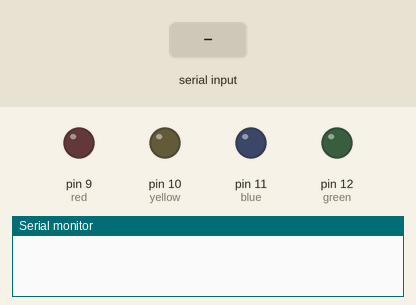
This sketch was run on a simulated Arduino Uno, built with avr-gcc and run on an emulated ATmega328P. Shown: output pins drawn as LEDs (lit = HIGH), the last lines printed to the serial monitor. The test bench sets the inputs (shaded band).

Above: at 1.2 s.
1.3 s: "red\n" received over Serial
At 2.5 s:
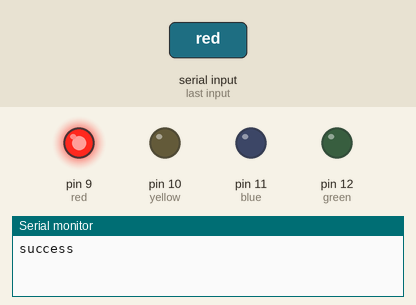
2.8 s: "green\n" received over Serial
At 3.9 s:
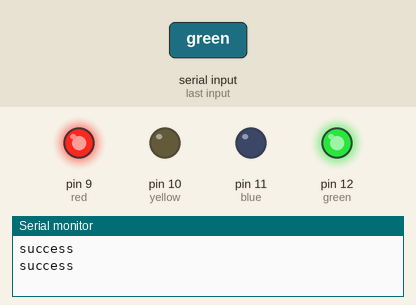
4.3 s: "blue\n" received over Serial
At 5.0 s:
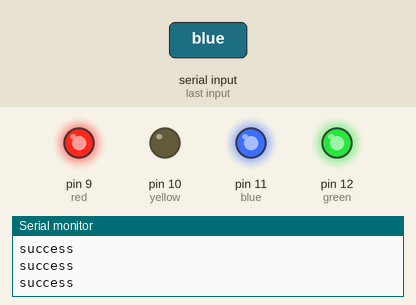
5.8 s: "yellow\n" received over Serial
At 6.2 s:
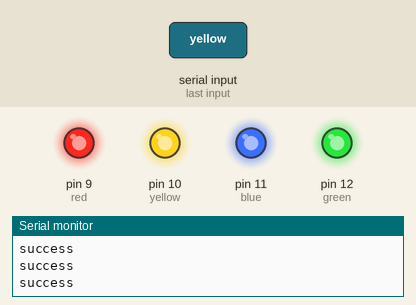
7.3 s: "red\n" received over Serial
At 8.4 s:
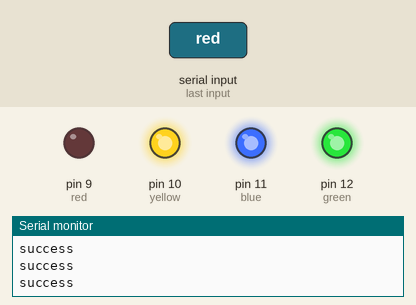
8.8 s: "green\n" received over Serial
At 9.6 s:
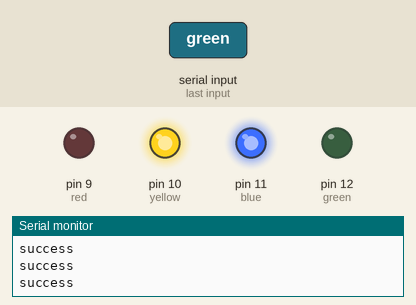
Timing chart, 0 to 11.3 s (numbered marks = the images above; inputs shaded):
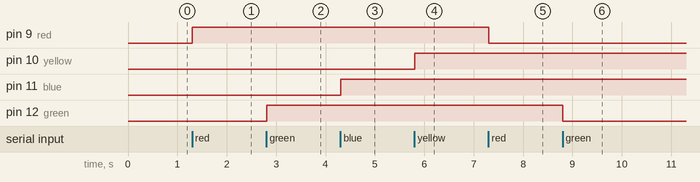

The sketch:

4_lamp_setup.ino
```cpp
int green = 12;
int blue = 11;
int yellow = 10;
int red = 9;

void setup() {
  pinMode(green, OUTPUT);
  pinMode(yellow, OUTPUT);
  pinMode(blue, OUTPUT);
  pinMode(red, OUTPUT);
  Serial.begin(9600);
}

void loop() {
  if (Serial.available() > 0) {
    String data = Serial.readStringUntil('\n');
    processCommand(data);
  }
}

void processCommand(String command) {
  command.trim();
  if (command.equals("red")) {
    togglePin(red);
  } else if (command.equals("green")) {
    togglePin(green);
  } else if (command.equals("blue")) {
    togglePin(blue);
  } else if (command.equals("yellow")) {
    togglePin(yellow);
  } else {
    Serial.println("failure, command received: " + command);
  }
}

void togglePin(int pin) {
  if (digitalRead(pin) == HIGH) {
    digitalWrite(pin, LOW);
    Serial.println("success");
  } else {
    digitalWrite(pin, HIGH);
    Serial.println("success");
  }
}
```

Measured:
- after the input at 1.3 s, pin 9 (red): LOW → HIGH at once
- after the input at 2.8 s, pin 12 (green): LOW → HIGH at once
- after the input at 4.3 s, pin 11 (blue): LOW → HIGH at once
- after the input at 5.8 s, pin 10 (yellow): LOW → HIGH at once
- after the input at 7.3 s, pin 9 (red): HIGH → LOW at once
- after the input at 8.8 s, pin 12 (green): HIGH → LOW at once
